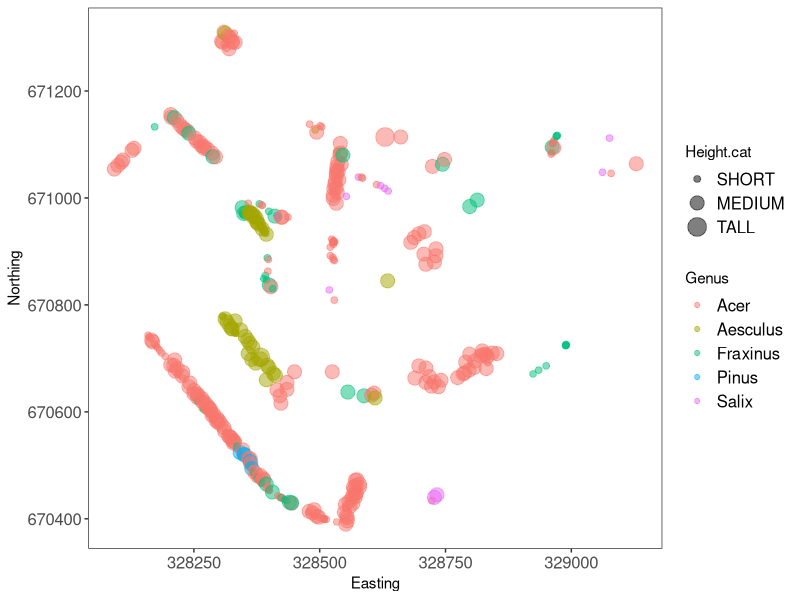
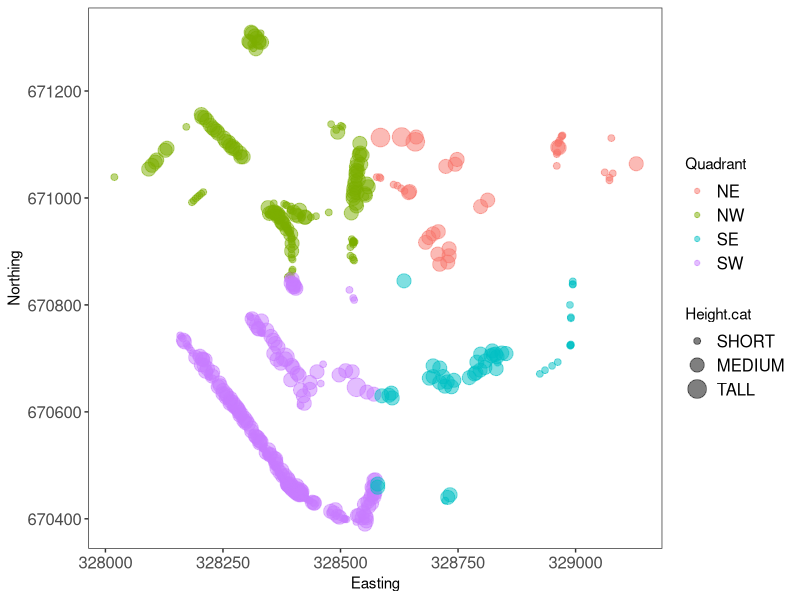
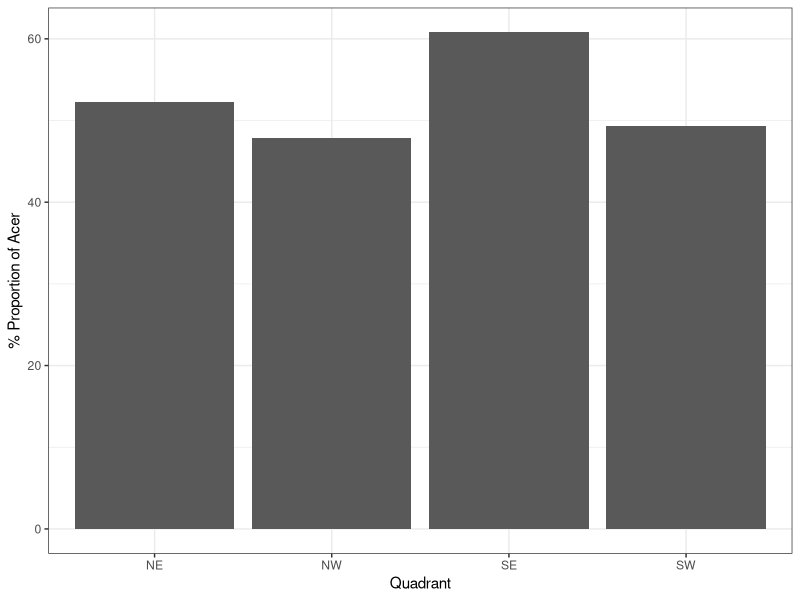
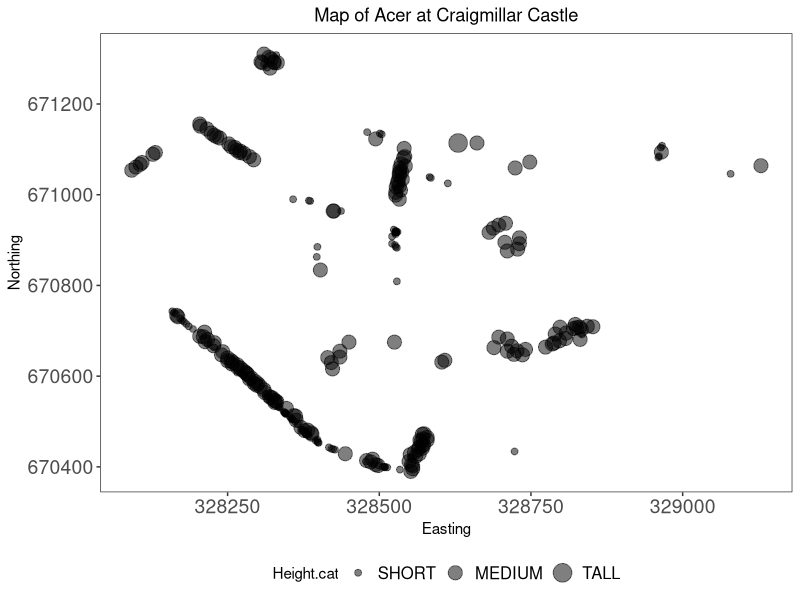
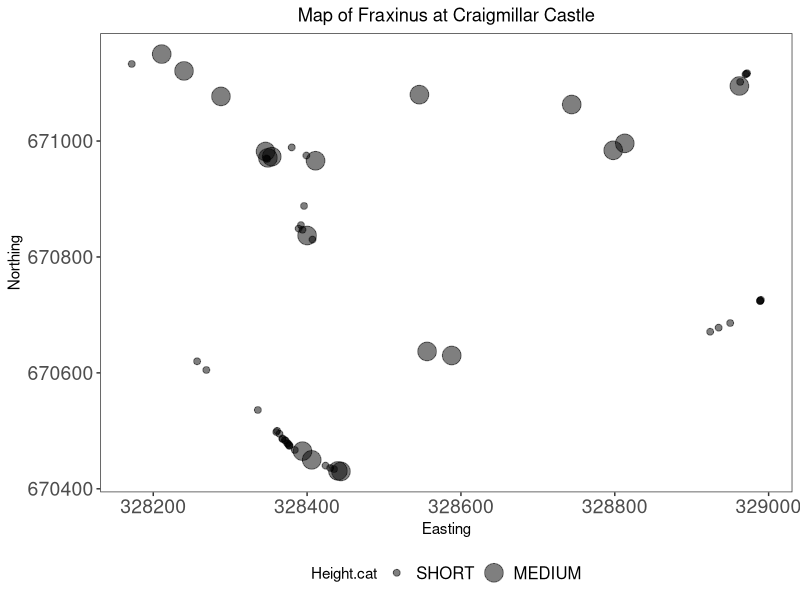
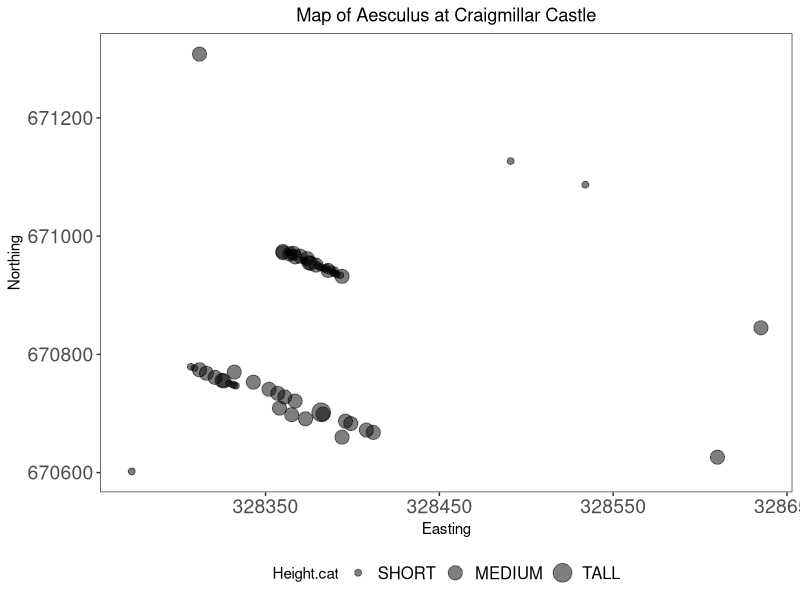
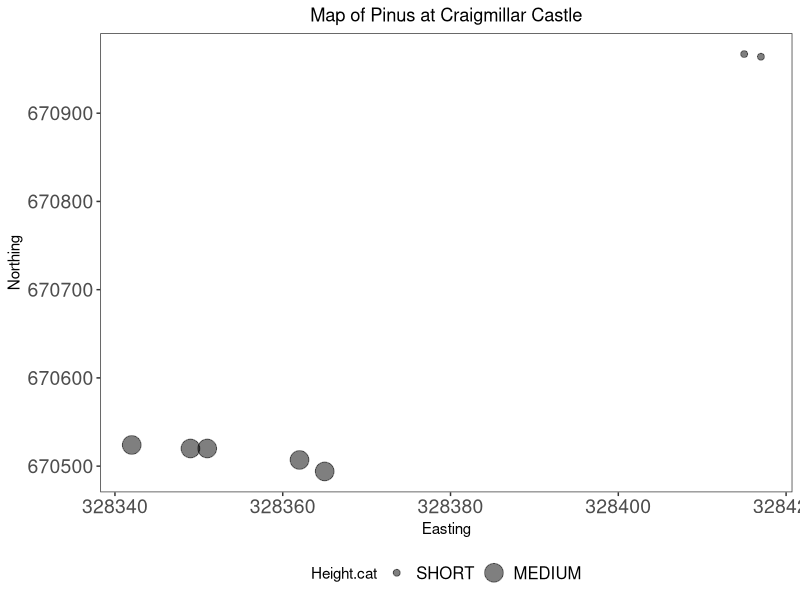
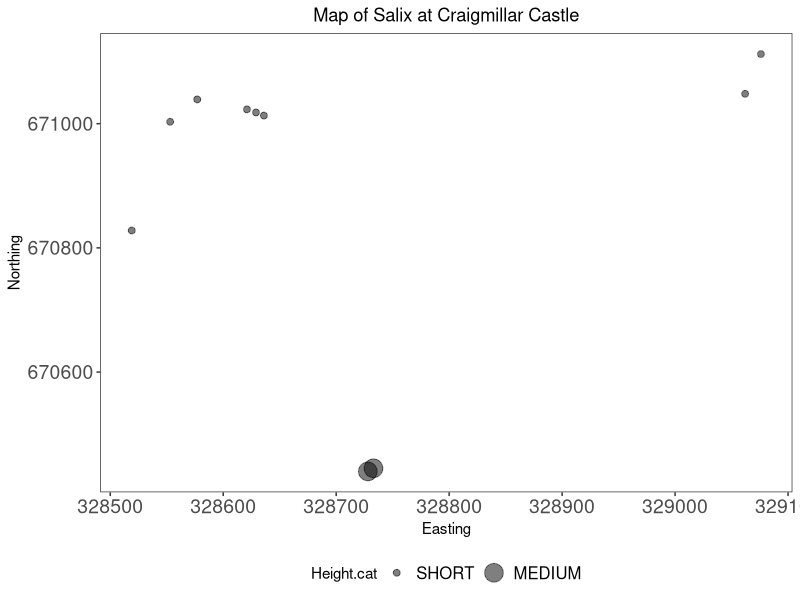

Source code (R) for these figures, in order:
#################################################################
#                                                               #
#                   EFFICIENT DATA MANIPULATION                 #
#                USE PIPES TO STREAMLINE YOUR CODE              #
#                   Natasha Ramsden 17/06/2021                  #
#                                                               #
#################################################################

# Aims:
# Chain together multiple lines of codes with pipes %>%
# Use dplyr to its full potential
# Automate advanced tasks like plotting without writing a loop

# Data Info ----
# We are working with a subset of a larger dataset of trees within the City of 
# Edinburgh*. Work with subset of this large dataset (over 50 thousand trees!) 
# to the Special Landscape Area around Craigmillar Castle. trees.csv.

# *(Copyright City of Edinburgh Council, contains Ordnance Survey data © Crown 
# copyright and database right 2019)


# Libraries ----
library(dplyr)
library(ggplot2)
library(tidyr)
library(purrr)

# Set working directory ----
setwd("07_data_manipulation_2")

# Load data ----
trees <- read.csv("trees.csv", header=TRUE)
head(trees)


# 1. Intro to pipes ----

# Count the number of trees for each species 

trees.grouped <- group_by(trees, CommonName)
trees.summary <- summarise(trees.grouped, count = length(CommonName))   
# use length to count the no of rows (trees) for each group (species)
trees.summary <- tally(trees.grouped)  # does same as above

# USING THE PIPE | Ctrl + Shift + M | %>% 
# takes data frame created on left, passes it to function on right. 
# don't have to create intermediary objects
# avoids repeating object name in every function

trees.summary <- trees %>%  # the data frame object passed in the pipe
  group_by(CommonName) %>%  # don't need to name object, just grouping variable
  tally()   

# NOTE: Pipes only work on data frame objects, 
# and functions outside the tidyverse often require that you specify the 
# data source with a full stop dot .


# Count no of Ash, Rowan and Pine by age group

trees.subset <- trees %>%
  filter(CommonName %in% c('Common Ash', 'Rowan', 'Scots Pine')) %>% 
  group_by(CommonName, AgeGroup) %>% 
  tally()


# 2. More functions of dplyr ----

# summarise_all()
summ.all <- summarise_all(trees, mean)
# only 2 columns numeric - mean calculated, the rest have missing values


# ifelse()
# give ifelse() a conditional statement to evaluate + values to return 
# if true/false
vector <- c(4, 13, 15, 6)
ifelse(vector < 10, "A", "B") # if num < 10 return A, otherwise return B


# case_when()
# good for re-classifying values or factors
# extension of ifelse() - can assign more than 2 outcomes
# assign outcomes with tilde ~
vector2 <- c("What am I?", "A", "B", "C", "D")
case_when(vector2 == "What am I?" ~ "I am the walrus",
          vector2 %in% c("A", "B") ~ "goo",
          vector2 == "C" ~ "ga",
          vector2 == "D" ~ "joob")


# 3. Changing factor levels or create categorical variables ----

# mutate() + case_when() = good for changing factor levels/creating new var 
# based on existing ones

# create Genus column
# from LatinName can see many tree spp in same genera, 
# eg birch (Betula), willow (Salix)
# use character string search w grepl function

# first show species names
unique(trees$LatinName)

# create Genus column
trees.genus <- trees %>%
  mutate(Genus = case_when(  # create column and specify conditions
    grepl("Acer", LatinName) ~ "Acer",
    grepl("Fraxinus", LatinName) ~ "Fraxinus",
    grepl("Sorbus", LatinName) ~ "Sorbus",
    grepl("Betula", LatinName) ~ "Betula",
    grepl("Populus", LatinName) ~ "Populus",
    grepl("Laburnum", LatinName) ~ "Laburnum",
    grepl("Aesculus", LatinName) ~ "Aesculus", 
    grepl("Fagus", LatinName) ~ "Fagus",
    grepl("Prunus", LatinName) ~ "Prunus",
    grepl("Pinus", LatinName) ~ "Pinus",
    grepl("Sambucus", LatinName) ~ "Sambucus",
    grepl("Crataegus", LatinName) ~ "Crataegus",
    grepl("Ilex", LatinName) ~ "Ilex",
    grepl("Quercus", LatinName) ~ "Quercus",
    grepl("Larix", LatinName) ~ "Larix",
    grepl("Salix", LatinName) ~ "Salix",
    grepl("Alnus", LatinName) ~ "Alnus")
    )

# lots of typing! - but quicker than assigning each tree a genus individually

# here genus is first word of LatinName - use separate() - do above much easier!
trees.genus2 <- trees %>% 
  tidyr::separate(LatinName, c("Genus", "Species"), sep = " ",
                  remove = FALSE) %>%   # remove = FALSE means keep LatinName
  dplyr::select(-Species)  # remove new spp column


# create new height category variable Height.cat
# eg Height has 5 levels, we want 3
trees.genus <- trees.genus %>% 
  mutate(Height.cat = case_when(
    Height %in% c("Up to 5 meters", "5 to 10 meters") ~ "Short",
    Height %in% c("10 to 15 meters", "15 to 20 meters") ~ "Medium",
    Height == "20 to 25 meters" ~ "Tall")
    )

# reorder factor levels
# levels automatically sorted alphabetically, this not always useful
trees.genus$Height.cat <- factor(trees.genus$Height.cat)
levels(trees.genus$Height.cat)  # show levels in default order

trees.genus$Height.cat <- factor(trees.genus$Height.cat,
                                 levels = c("Short", "Medium", "Tall"),  # chosen order of levels
                                 labels = c("SHORT", "MEDIUM", "TALL")  # match sure these match order!
                                 )

levels(trees.genus$Height.cat)  # new order and levels


# 4. Advanced piping ----

# subset data to contain fewer genera
trees.five <- trees.genus %>% 
  filter(Genus %in% c("Acer", "Fraxinus", "Salix", "Aesculus", "Pinus"))

# map all trees
(map.all <- ggplot(trees.five) +
    geom_point(aes(x = Easting, y = Northing, 
                   size = Height.cat, colour = Genus), alpha = 0.5) +
    theme_bw() +
    theme(panel.grid = element_blank(),
          axis.text = element_text(size = 12),
          legend.text = element_text(size = 12))
  )

# map each genus separately - using pipes
# might want to facet plots instead, but sometimes want separate plots
# do() means almost any R function can be used within pipe - as long as data 
# provided as data = . where needed

# map for each genus
# tree.plots <- trees.five %>% 
#   group_by(Genus) %>% 
#   do(plots =  # the plotting call for do function
#        ggplot(data = .) +
#        geom_point(aes(x = Easting, y = Northing, 
#                       size = Height.cat), alpha = 0.5) +
#        labs(title = paste("Map of", .$Genus, "at Craigmillar Castle",
#                           sep = " ")) +
#        theme_bw() +
#        theme(panel.grid = element_blank(),
#              axis.text = element_text(size = 14),
#              legend.text = element_text(size = 12),
#              plot.title = element_text(hjust = 0.5),  # centre title
#              legend.position = "bottom")
#        )
# 
# tree.plots$plots  # show plots
# # tree.plots object where plots saved as lists within plots column created
# # do() function allows external functions to be used in pipes BUT tricky 
# # and being depreciated
# 
# # save plots to file
# tree.plots %>% 
#   do(., ggsave(.$plots, 
#                filename = paste(getwd(), "/", "map-", .$Genus, ".png", sep = ""),
#                device = "png", height = 12, width = 16, units = "cm"))


# SINCE do() BEING DEPRECIATED - use below instead for same result!
# alternative purr package to save files
# see https://www.brodrigues.co/blog/2017-03-29-make-ggplot2-purrr/ for explanation

# map2 from purrr

tree_plots <- trees.five %>%
  group_by(Genus) %>%
  nest() %>%
  mutate(plot = map2(data, Genus, ~ggplot(data = .) + 
                       geom_point(aes(x = Easting, y = Northing, 
                                      size = Height.cat), alpha = 0.5) +
                       labs(title = paste("Map of", Genus, "at Craigmillar Castle",
                                          sep = " ")) +
                       theme_bw() +
                       theme(panel.grid = element_blank(),
                             axis.text = element_text(size = 14),
                             legend.text = element_text(size = 12),
                             plot.title = element_text(hjust = 0.5),
                             legend.position = "bottom")))
print(tree_plots)

map2(paste0(getwd(), "/", "map-", tree_plots$Genus, ".png", sep = ""),
     tree_plots$plot, ggsave, device = "png", height = 12, width = 16, units = "cm")


# Sticking things together with paste()
# equivalent of f strings in python
 # see above file paths to save plots and plot titles for egs


# 5. Challenge yourself! ----

# The Craigmillar Castle team would like a summary of the different species 
# found within its grounds, but broken down in four quadrants (NE, NW, SE, SW).
# You can start from the trees.genus object created earlier.

# Can you calculate the species richness (e.g. the number of different species) 
# in each quadrant?

# They would also like to know how abundant the genus Acer is (as a % of the 
# total number of trees) in each quadrant.

# Finally, they would like, for each quadrant separately, a bar plot showing 
# counts of Acer trees in the different age classes, ordered so they read from
# Young (lumping together juvenile and semi-mature trees), Middle Aged,
# and Mature.

vertical_centre <- (max(trees.genus$Northing) + min(trees.genus$Northing)) / 2
horizontal_centre <- (max(trees.genus$Easting) + min(trees.genus$Easting)) / 2

trees.genus <- trees.genus %>%
  mutate(Quadrant = case_when(
    Northing <= vertical_centre & Easting <= horizontal_centre ~ "SW",
    Northing <= vertical_centre & Easting > horizontal_centre ~ "SE",
    Northing > vertical_centre & Easting <= horizontal_centre ~ "NW",
    Northing > vertical_centre & Easting > horizontal_centre ~ "NE"
  ))
    
# Check quadrant assignment successful
# map trees according to quadrant
(map.all <- ggplot(trees.genus) +
    geom_point(aes(x = Easting, y = Northing, 
                   size = Height.cat, colour = Quadrant), alpha = 0.5) +
    theme_bw() +
    theme(panel.grid = element_blank(),
          axis.text = element_text(size = 12),
          legend.text = element_text(size = 12))
)

# species richness per quadrant
quad_summary <- trees.genus %>% 
  group_by(Quadrant) %>% 
  summarise(count = length(CommonName),
            spp_richness = length(unique(LatinName)))


# Acer abundance
acer_abund <- trees.genus %>% 
  group_by(Quadrant, Genus) %>% 
  tally() %>%  # count no of trees of each genus
  group_by(Quadrant) %>% 
  mutate(total = sum(n)) %>%  # calculate total no of trees per quadrant
  filter(Genus == "Acer") %>%   # only keep acers
  mutate(acer_percent = n / total * 100) %>% 
  dplyr::select(-Genus)

# plot percentage of acers in each quadrant
ggplot(acer_abund) +
  geom_col(aes(x = Quadrant, y = acer_percent)) +
  labs(x = 'Quadrant', y = '% Proportion of Acer') +
  theme_bw()


# bar plots of acer by age category

acers <- trees.genus %>% 
  filter(Genus == "Acer")

acers$AgeGroup <- factor(acers$AgeGroup,
                        levels = c('Juvenile', 'Semi-mature', 'Middle Aged', 'Mature'),
                        labels = c('Young', 'Young', 'Middle Aged', 'Mature'))

levels(acers$AgeGroup)

acer_plots <- acers %>%
  group_by(Quadrant) %>%
  nest() %>%
  mutate(plot = map2(data, Quadrant, ~ggplot(data = .) + 
                       geom_bar(aes(x = AgeGroup)) +
                       labs(title = paste("Age Distribution of Acers in", Quadrant, "of Craigmillar Castle",
                                          sep = " "), x = 'Age group', y = 'Number of trees') +
                       theme_bw() +
                       theme(panel.grid = element_blank(),
                             axis.text = element_text(size = 14),
                             legend.text = element_text(size = 12),
                             plot.title = element_text(hjust = 0.5),
                             legend.position = "bottom")))


print(acer_plots)

map2(paste0(getwd(), "/", "acers-", acer_plots$Quadrant, ".png", sep = ""),
     acer_plots$plot, ggsave, device = "png", height = 12, width = 16, units = "cm")

